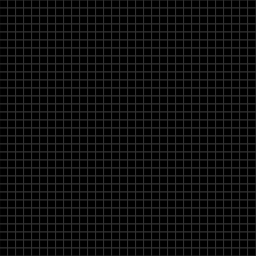
Frame 1 (no input)
Frame 60 (no input): identical to frame 1, image omitted
Frame 120 (the mouse pressed at the canvas centre since frame 60): identical to frame 1, image omitted

The p5.js sketch that drew this single still picture (run headless with seeded random() and noise() and a simulated clock; from frame 60 on, the mouse is pressed at the canvas centre):

// p5.js sketch
// ── sketch.js
// Generated by LiveScript 1.2.0
var canvasSize, pixelSize, colorRange, shape, shapeSize, position, res$, i$, lresult$, j$, setup, draw, mousePressed, mouseDragged, keyPressed;
canvasSize = 256;
pixelSize = 8;
colorRange = 100;
shape = [[0, 0, 2, 2, 2, 0, 0], [0, 2, 1, 1, 1, 2, 0], [2, 1, 1, 2, 1, 1, 2], [2, 1, 2, 1, 2, 1, 2], [2, 1, 1, 2, 1, 1, 2], [0, 2, 1, 1, 1, 2, 0], [0, 0, 2, 2, 2, 0, 0]];
shapeSize = -((shape.length - 1) / 2) * pixelSize;
res$ = [];
for (i$ = 0; i$ <= canvasSize; ++i$) {
  lresult$ = [];
  for (j$ = 0; j$ <= canvasSize; ++j$) {
    lresult$.push(0);
  }
  res$.push(lresult$);
}
position = res$;
setup = function(){
  createCanvas(canvasSize, canvasSize);
  colorMode(HSB, colorRange);
};
draw = function(){
  var i$, step$, to$, y, j$, step1$, to1$, x;
  stroke(0, 0, 20);
  for (i$ = 0, to$ = canvasSize, step$ = pixelSize; step$ < 0 ? i$ > to$ : i$ < to$; i$ += step$) {
    y = i$;
    for (j$ = 0, to1$ = canvasSize, step1$ = pixelSize; step1$ < 0 ? j$ > to1$ : j$ < to1$; j$ += step1$) {
      x = j$;
      fill(33, 66, position[x][y]);
      rect(x, y, pixelSize, pixelSize);
      if (position[x][y] > 0) {
        position[x][y] -= 4;
      }
    }
  }
};
mousePressed = mouseDragged = function(){
  var baseX, baseY, getCoord, i$, to$, shapeX, j$, to1$, shapeY, posX, posY;
  if (mouseX >= 0 && mouseX <= canvasSize && mouseY >= 0 && mouseY <= canvasSize) {
    baseX = mouseX - mouseX % pixelSize;
    baseY = mouseY - mouseY % pixelSize;
    getCoord = function(base, mult){
      return base + (shapeSize + pixelSize * mult);
    };
    for (i$ = 0, to$ = shape.length; i$ < to$; ++i$) {
      shapeX = i$;
      for (j$ = 0, to1$ = shape.length; j$ < to1$; ++j$) {
        shapeY = j$;
        posX = getCoord(baseX, shapeX);
        posY = getCoord(baseY, shapeY);
        if (shape[shapeX][shapeY] === 2) {
          position[posX][posY] = 100;
        }
        if (shape[shapeX][shapeY] === 1) {
          position[posX][posY] = 0;
        }
      }
    }
  }
};
keyPressed = function(){
  noLoop();
};
